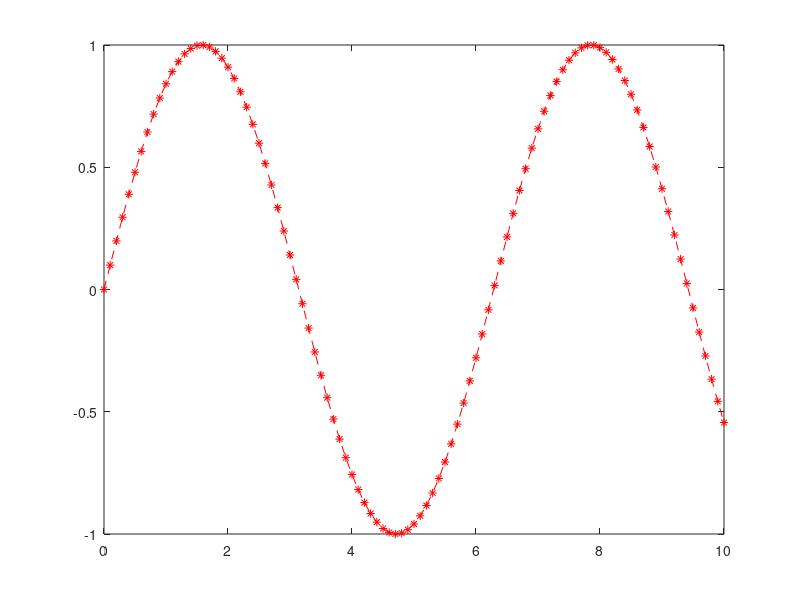

MATLAB code to generate this figure: (Note: this script raises an error after producing the figure.)
clear
close
clc

x=0:0.1:10;
y=sin(x);
z=cos(x);
ln1=plot(x,y,'r*--');                            % Types of lines: *, o, +, ., s=square, p=star, ^=triangle, v=ulta triangle, > & < =triangles
hold on
ln1.LineWidth=1;                                 % Default linewidth is 0.5
ln1.MarkerSize=4;                                % Colour types: g(green), r(red), y(yellow), m(magenta), w(white), k(black), b(blue), c(cyan)
ln2=plot(x,z,'b*');
ln2.LineWidth=2;
ln2.MarkerSize=5;
grid on;
xlabel('X-axis');
ylabel('Y-axis');
title('Basic Trigonometric functions');
axis([0 10 -2 2]);
legend('sin function', 'cos function');